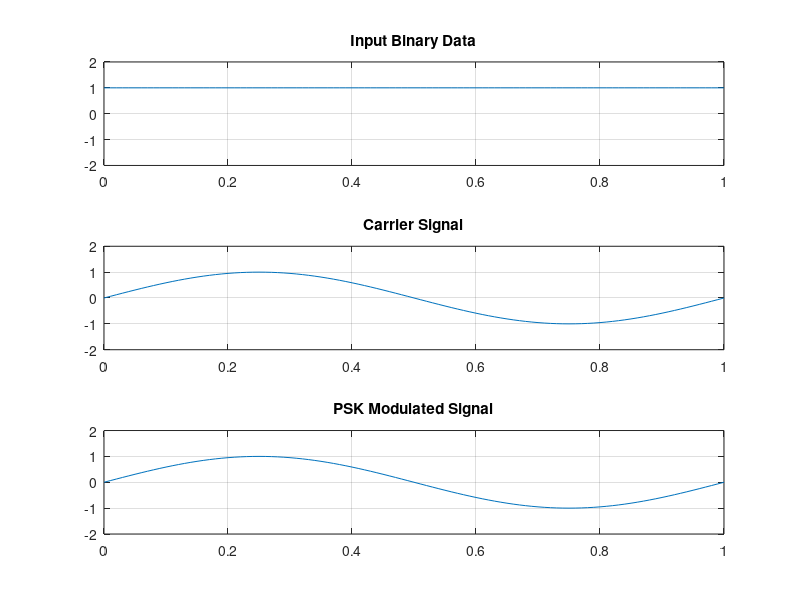

The MATLAB script that drew this image:
% BPSK Modulation with AWGN
clear;
clc;

b = input ('Enter the Bit stream:');
n = length(b);
t = 0:.01:n;
x = 1:1:(n + 1) * 100;

for i = 1:n

    if (b(i) == 0)
        b_p(i) = -1;
    else
        b_p(i) = 1;
    end

    for j = i:.1:i + 1
        bw(x(i * 100:(i + 1) * 100)) = b_p(i);
    end

end

bw = bw (100:end);
sint = sin(2 * pi * t);
st = bw .* sint;
subplot(3, 1, 1)
plot(t, bw)
grid on;
title('Input Binary Data');
axis([0 n -2 +2])
subplot(3, 1, 2)
plot(t, sint)
grid on;
title('Carrier Signal');
axis([0 n -2 +2])
subplot(3, 1, 3)
plot(t, st)
grid on;
title('PSK Modulated Signal');
axis([0 n -2 +2])
